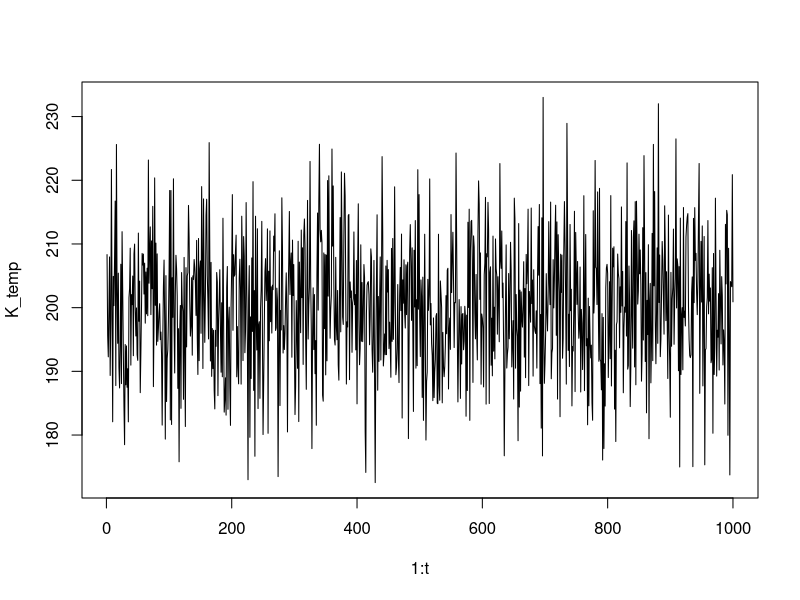
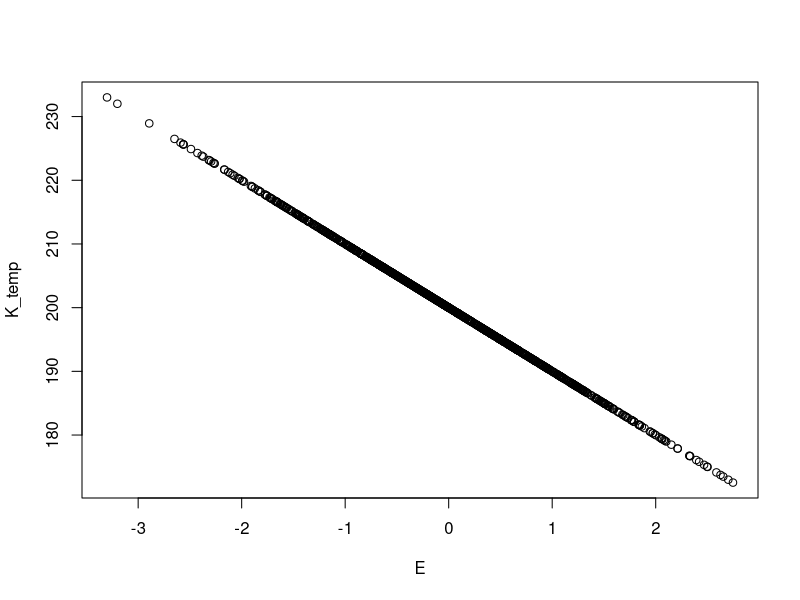
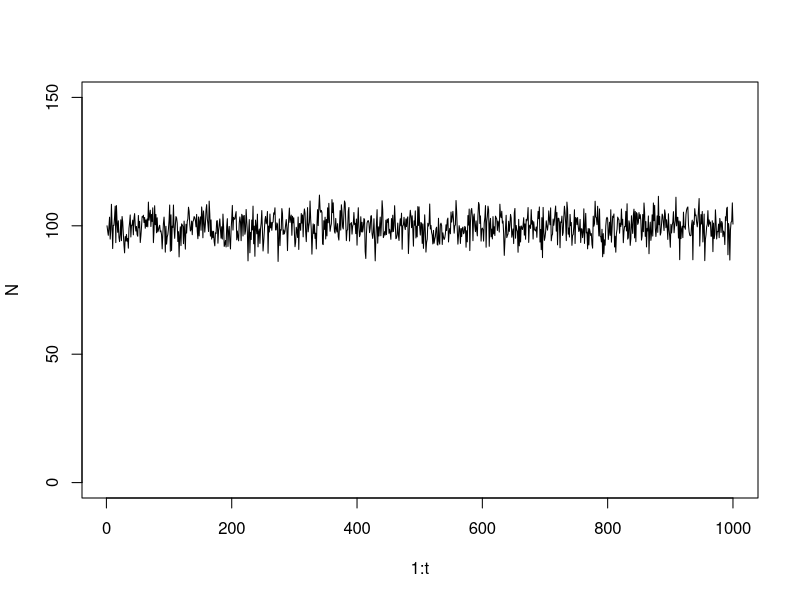

Source code (R) for these figures, in order:
##### density dependent pop model with environment 

t = 1000
E = rnorm( t, 0, 1) ### environment 
N = rep(NA, t)

logistic_growth = function( N, E, ... ){ 
  
  K_temp = conditions( K, E )
  N_new = N + r*N*(K_temp-N)/K_temp
  
  return(N_new)
}

conditions = function( K, E, ... ){ 
  K_temp = K - (K/20)*E
  return(K_temp)  
}

K_temp = conditions(K = 200, E = E)
plot(1:t, K_temp, type = 'l')

plot(E, K_temp)

K = 100 
r = 0.9

N[1] = K 

for(i in 2:length(N)){ 
  N[ i ] = logistic_growth(N[i-1], E = E[i], K = K, r = r)
}

plot( 1:t, N, type = 'l', ylim = c(0, 150))
popData = data.frame( N, E)
popData$Nlast = c(NA, N[-length(N)]) 
popData
popData$Elast = c(NA, E[-length(E)])

m1 = lm( log(N) ~ log(Nlast) + E + Elast, popData)

summary(m1)
